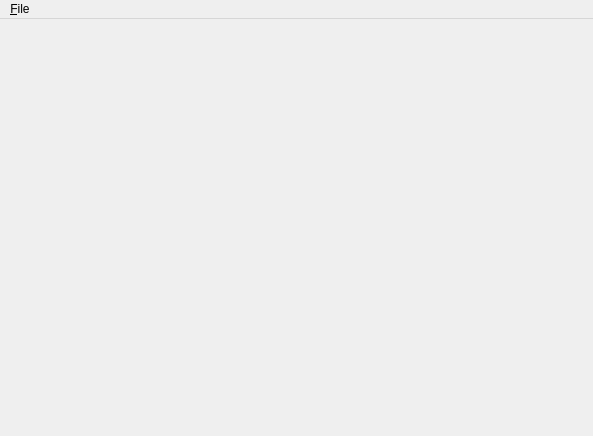
<?xml version="1.0" encoding="UTF-8"?>
<ui version="4.0">
 <class>MainWindow</class>
 <widget class="QMainWindow" name="MainWindow">
  <property name="geometry">
   <rect>
    <x>0</x>
    <y>0</y>
    <width>593</width>
    <height>436</height>
   </rect>
  </property>
  <property name="windowTitle">
   <string>MainWindow</string>
  </property>
  <widget class="QWidget" name="centralWidget">
   <layout class="QGridLayout" name="gridLayout">
    <property name="leftMargin">
     <number>0</number>
    </property>
    <property name="topMargin">
     <number>0</number>
    </property>
    <property name="rightMargin">
     <number>0</number>
    </property>
    <property name="bottomMargin">
     <number>0</number>
    </property>
    <property name="spacing">
     <number>0</number>
    </property>
    <item row="0" column="0">
     <widget class="TextEditorWidget" name="widget" native="true"/>
    </item>
   </layout>
  </widget>
  <widget class="QMenuBar" name="menuBar">
   <property name="geometry">
    <rect>
     <x>0</x>
     <y>0</y>
     <width>593</width>
     <height>23</height>
    </rect>
   </property>
   <widget class="QMenu" name="menu_File">
    <property name="title">
     <string>&amp;File</string>
    </property>
    <addaction name="action_file_open"/>
    <addaction name="action_file_save"/>
    <addaction name="action_test"/>
   </widget>
   <addaction name="menu_File"/>
  </widget>
  <action name="action_file_open">
   <property name="text">
    <string>&amp;Open...</string>
   </property>
  </action>
  <action name="action_file_save">
   <property name="text">
    <string>&amp;Save</string>
   </property>
  </action>
  <action name="action_test">
   <property name="text">
    <string>Test</string>
   </property>
   <property name="shortcut">
    <string>Ctrl+T</string>
   </property>
  </action>
 </widget>
 <layoutdefault spacing="6" margin="11"/>
 <customwidgets>
  <customwidget>
   <class>TextEditorWidget</class>
   <extends>QWidget</extends>
   <header>../../src/texteditor/TextEditorWidget.h</header>
   <container>1</container>
  </customwidget>
 </customwidgets>
 <resources/>
 <connections/>
</ui>
